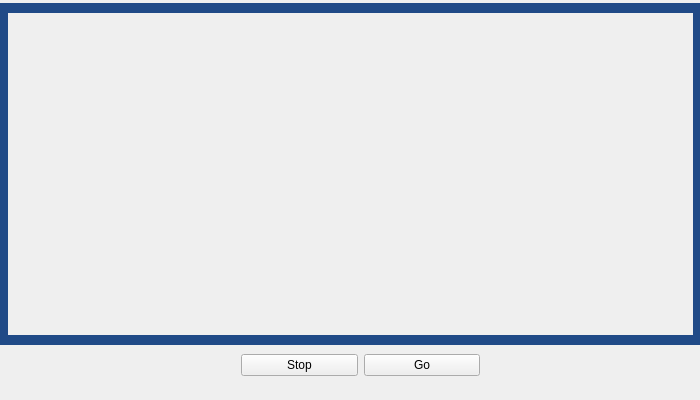
<?xml version="1.0" encoding="UTF-8"?>
<ui version="4.0">
 <class>MainWindow</class>
 <widget class="QMainWindow" name="MainWindow">
  <property name="enabled">
   <bool>true</bool>
  </property>
  <property name="geometry">
   <rect>
    <x>0</x>
    <y>0</y>
    <width>700</width>
    <height>400</height>
   </rect>
  </property>
  <property name="sizePolicy">
   <sizepolicy hsizetype="Preferred" vsizetype="Preferred">
    <horstretch>0</horstretch>
    <verstretch>0</verstretch>
   </sizepolicy>
  </property>
  <property name="windowTitle">
   <string>Roll_ball</string>
  </property>
  <widget class="QWidget" name="widget">
   <widget class="QWidget" name="horizontalLayoutWidget">
    <property name="geometry">
     <rect>
      <x>230</x>
      <y>340</y>
      <width>261</width>
      <height>51</height>
     </rect>
    </property>
    <layout class="QHBoxLayout" name="horizontalLayout">
     <item>
      <widget class="QPushButton" name="Stop">
       <property name="cursor">
        <cursorShape>ForbiddenCursor</cursorShape>
       </property>
       <property name="text">
        <string>Stop</string>
       </property>
      </widget>
     </item>
     <item>
      <widget class="QPushButton" name="Go">
       <property name="cursor">
        <cursorShape>PointingHandCursor</cursorShape>
       </property>
       <property name="text">
        <string>Go</string>
       </property>
      </widget>
     </item>
    </layout>
   </widget>
   <widget class="Line" name="line">
    <property name="geometry">
     <rect>
      <x>0</x>
      <y>3</y>
      <width>8</width>
      <height>342</height>
     </rect>
    </property>
    <property name="palette">
     <palette>
      <active>
       <colorrole role="WindowText">
        <brush brushstyle="SolidPattern">
         <color alpha="255">
          <red>32</red>
          <green>74</green>
          <blue>135</blue>
         </color>
        </brush>
       </colorrole>
       <colorrole role="Button">
        <brush brushstyle="SolidPattern">
         <color alpha="255">
          <red>32</red>
          <green>74</green>
          <blue>135</blue>
         </color>
        </brush>
       </colorrole>
       <colorrole role="Light">
        <brush brushstyle="SolidPattern">
         <color alpha="255">
          <red>48</red>
          <green>111</green>
          <blue>203</blue>
         </color>
        </brush>
       </colorrole>
       <colorrole role="Midlight">
        <brush brushstyle="SolidPattern">
         <color alpha="255">
          <red>40</red>
          <green>92</green>
          <blue>169</blue>
         </color>
        </brush>
       </colorrole>
       <colorrole role="Dark">
        <brush brushstyle="SolidPattern">
         <color alpha="255">
          <red>16</red>
          <green>37</green>
          <blue>67</blue>
         </color>
        </brush>
       </colorrole>
       <colorrole role="Mid">
        <brush brushstyle="SolidPattern">
         <color alpha="255">
          <red>21</red>
          <green>49</green>
          <blue>90</blue>
         </color>
        </brush>
       </colorrole>
       <colorrole role="Text">
        <brush brushstyle="SolidPattern">
         <color alpha="255">
          <red>32</red>
          <green>74</green>
          <blue>135</blue>
         </color>
        </brush>
       </colorrole>
       <colorrole role="BrightText">
        <brush brushstyle="SolidPattern">
         <color alpha="255">
          <red>255</red>
          <green>255</green>
          <blue>255</blue>
         </color>
        </brush>
       </colorrole>
       <colorrole role="ButtonText">
        <brush brushstyle="SolidPattern">
         <color alpha="255">
          <red>32</red>
          <green>74</green>
          <blue>135</blue>
         </color>
        </brush>
       </colorrole>
       <colorrole role="Base">
        <brush brushstyle="SolidPattern">
         <color alpha="255">
          <red>255</red>
          <green>255</green>
          <blue>255</blue>
         </color>
        </brush>
       </colorrole>
       <colorrole role="Window">
        <brush brushstyle="SolidPattern">
         <color alpha="255">
          <red>32</red>
          <green>74</green>
          <blue>135</blue>
         </color>
        </brush>
       </colorrole>
       <colorrole role="Shadow">
        <brush brushstyle="SolidPattern">
         <color alpha="255">
          <red>0</red>
          <green>0</green>
          <blue>0</blue>
         </color>
        </brush>
       </colorrole>
       <colorrole role="AlternateBase">
        <brush brushstyle="SolidPattern">
         <color alpha="255">
          <red>143</red>
          <green>164</green>
          <blue>195</blue>
         </color>
        </brush>
       </colorrole>
       <colorrole role="ToolTipBase">
        <brush brushstyle="SolidPattern">
         <color alpha="255">
          <red>255</red>
          <green>255</green>
          <blue>220</blue>
         </color>
        </brush>
       </colorrole>
       <colorrole role="ToolTipText">
        <brush brushstyle="SolidPattern">
         <color alpha="255">
          <red>0</red>
          <green>0</green>
          <blue>0</blue>
         </color>
        </brush>
       </colorrole>
      </active>
      <inactive>
       <colorrole role="WindowText">
        <brush brushstyle="SolidPattern">
         <color alpha="255">
          <red>32</red>
          <green>74</green>
          <blue>135</blue>
         </color>
        </brush>
       </colorrole>
       <colorrole role="Button">
        <brush brushstyle="SolidPattern">
         <color alpha="255">
          <red>32</red>
          <green>74</green>
          <blue>135</blue>
         </color>
        </brush>
       </colorrole>
       <colorrole role="Light">
        <brush brushstyle="SolidPattern">
         <color alpha="255">
          <red>48</red>
          <green>111</green>
          <blue>203</blue>
         </color>
        </brush>
       </colorrole>
       <colorrole role="Midlight">
        <brush brushstyle="SolidPattern">
         <color alpha="255">
          <red>40</red>
          <green>92</green>
          <blue>169</blue>
         </color>
        </brush>
       </colorrole>
       <colorrole role="Dark">
        <brush brushstyle="SolidPattern">
         <color alpha="255">
          <red>16</red>
          <green>37</green>
          <blue>67</blue>
         </color>
        </brush>
       </colorrole>
       <colorrole role="Mid">
        <brush brushstyle="SolidPattern">
         <color alpha="255">
          <red>21</red>
          <green>49</green>
          <blue>90</blue>
         </color>
        </brush>
       </colorrole>
       <colorrole role="Text">
        <brush brushstyle="SolidPattern">
         <color alpha="255">
          <red>32</red>
          <green>74</green>
          <blue>135</blue>
         </color>
        </brush>
       </colorrole>
       <colorrole role="BrightText">
        <brush brushstyle="SolidPattern">
         <color alpha="255">
          <red>255</red>
          <green>255</green>
          <blue>255</blue>
         </color>
        </brush>
       </colorrole>
       <colorrole role="ButtonText">
        <brush brushstyle="SolidPattern">
         <color alpha="255">
          <red>32</red>
          <green>74</green>
          <blue>135</blue>
         </color>
        </brush>
       </colorrole>
       <colorrole role="Base">
        <brush brushstyle="SolidPattern">
         <color alpha="255">
          <red>255</red>
          <green>255</green>
          <blue>255</blue>
         </color>
        </brush>
       </colorrole>
       <colorrole role="Window">
        <brush brushstyle="SolidPattern">
         <color alpha="255">
          <red>32</red>
          <green>74</green>
          <blue>135</blue>
         </color>
        </brush>
       </colorrole>
       <colorrole role="Shadow">
        <brush brushstyle="SolidPattern">
         <color alpha="255">
          <red>0</red>
          <green>0</green>
          <blue>0</blue>
         </color>
        </brush>
       </colorrole>
       <colorrole role="AlternateBase">
        <brush brushstyle="SolidPattern">
         <color alpha="255">
          <red>143</red>
          <green>164</green>
          <blue>195</blue>
         </color>
        </brush>
       </colorrole>
       <colorrole role="ToolTipBase">
        <brush brushstyle="SolidPattern">
         <color alpha="255">
          <red>255</red>
          <green>255</green>
          <blue>220</blue>
         </color>
        </brush>
       </colorrole>
       <colorrole role="ToolTipText">
        <brush brushstyle="SolidPattern">
         <color alpha="255">
          <red>0</red>
          <green>0</green>
          <blue>0</blue>
         </color>
        </brush>
       </colorrole>
      </inactive>
      <disabled>
       <colorrole role="WindowText">
        <brush brushstyle="SolidPattern">
         <color alpha="255">
          <red>32</red>
          <green>74</green>
          <blue>135</blue>
         </color>
        </brush>
       </colorrole>
       <colorrole role="Button">
        <brush brushstyle="SolidPattern">
         <color alpha="255">
          <red>32</red>
          <green>74</green>
          <blue>135</blue>
         </color>
        </brush>
       </colorrole>
       <colorrole role="Light">
        <brush brushstyle="SolidPattern">
         <color alpha="255">
          <red>48</red>
          <green>111</green>
          <blue>203</blue>
         </color>
        </brush>
       </colorrole>
       <colorrole role="Midlight">
        <brush brushstyle="SolidPattern">
         <color alpha="255">
          <red>40</red>
          <green>92</green>
          <blue>169</blue>
         </color>
        </brush>
       </colorrole>
       <colorrole role="Dark">
        <brush brushstyle="SolidPattern">
         <color alpha="255">
          <red>16</red>
          <green>37</green>
          <blue>67</blue>
         </color>
        </brush>
       </colorrole>
       <colorrole role="Mid">
        <brush brushstyle="SolidPattern">
         <color alpha="255">
          <red>21</red>
          <green>49</green>
          <blue>90</blue>
         </color>
        </brush>
       </colorrole>
       <colorrole role="Text">
        <brush brushstyle="SolidPattern">
         <color alpha="255">
          <red>32</red>
          <green>74</green>
          <blue>135</blue>
         </color>
        </brush>
       </colorrole>
       <colorrole role="BrightText">
        <brush brushstyle="SolidPattern">
         <color alpha="255">
          <red>255</red>
          <green>255</green>
          <blue>255</blue>
         </color>
        </brush>
       </colorrole>
       <colorrole role="ButtonText">
        <brush brushstyle="SolidPattern">
         <color alpha="255">
          <red>32</red>
          <green>74</green>
          <blue>135</blue>
         </color>
        </brush>
       </colorrole>
       <colorrole role="Base">
        <brush brushstyle="SolidPattern">
         <color alpha="255">
          <red>32</red>
          <green>74</green>
          <blue>135</blue>
         </color>
        </brush>
       </colorrole>
       <colorrole role="Window">
        <brush brushstyle="SolidPattern">
         <color alpha="255">
          <red>32</red>
          <green>74</green>
          <blue>135</blue>
         </color>
        </brush>
       </colorrole>
       <colorrole role="Shadow">
        <brush brushstyle="SolidPattern">
         <color alpha="255">
          <red>0</red>
          <green>0</green>
          <blue>0</blue>
         </color>
        </brush>
       </colorrole>
       <colorrole role="AlternateBase">
        <brush brushstyle="SolidPattern">
         <color alpha="255">
          <red>32</red>
          <green>74</green>
          <blue>135</blue>
         </color>
        </brush>
       </colorrole>
       <colorrole role="ToolTipBase">
        <brush brushstyle="SolidPattern">
         <color alpha="255">
          <red>255</red>
          <green>255</green>
          <blue>220</blue>
         </color>
        </brush>
       </colorrole>
       <colorrole role="ToolTipText">
        <brush brushstyle="SolidPattern">
         <color alpha="255">
          <red>0</red>
          <green>0</green>
          <blue>0</blue>
         </color>
        </brush>
       </colorrole>
      </disabled>
     </palette>
    </property>
    <property name="contextMenuPolicy">
     <enum>Qt::DefaultContextMenu</enum>
    </property>
    <property name="autoFillBackground">
     <bool>true</bool>
    </property>
    <property name="styleSheet">
     <string notr="true">color: rgb(32, 74, 135);</string>
    </property>
    <property name="frameShadow">
     <enum>QFrame::Plain</enum>
    </property>
    <property name="lineWidth">
     <number>10</number>
    </property>
    <property name="orientation">
     <enum>Qt::Vertical</enum>
    </property>
   </widget>
   <widget class="Line" name="line_2">
    <property name="geometry">
     <rect>
      <x>4</x>
      <y>330</y>
      <width>696</width>
      <height>20</height>
     </rect>
    </property>
    <property name="styleSheet">
     <string notr="true">color: rgb(32, 74, 135);</string>
    </property>
    <property name="frameShadow">
     <enum>QFrame::Plain</enum>
    </property>
    <property name="lineWidth">
     <number>10</number>
    </property>
    <property name="orientation">
     <enum>Qt::Horizontal</enum>
    </property>
   </widget>
   <widget class="Line" name="line_3">
    <property name="geometry">
     <rect>
      <x>689</x>
      <y>6</y>
      <width>19</width>
      <height>334</height>
     </rect>
    </property>
    <property name="styleSheet">
     <string notr="true">color: rgb(32, 74, 135);</string>
    </property>
    <property name="frameShadow">
     <enum>QFrame::Plain</enum>
    </property>
    <property name="lineWidth">
     <number>10</number>
    </property>
    <property name="orientation">
     <enum>Qt::Vertical</enum>
    </property>
   </widget>
   <widget class="Line" name="line_4">
    <property name="geometry">
     <rect>
      <x>6</x>
      <y>0</y>
      <width>701</width>
      <height>16</height>
     </rect>
    </property>
    <property name="styleSheet">
     <string notr="true">color: rgb(32, 74, 135);</string>
    </property>
    <property name="frameShadow">
     <enum>QFrame::Plain</enum>
    </property>
    <property name="lineWidth">
     <number>10</number>
    </property>
    <property name="orientation">
     <enum>Qt::Horizontal</enum>
    </property>
   </widget>
  </widget>
 </widget>
 <layoutdefault spacing="6" margin="11"/>
 <resources/>
 <connections/>
</ui>
